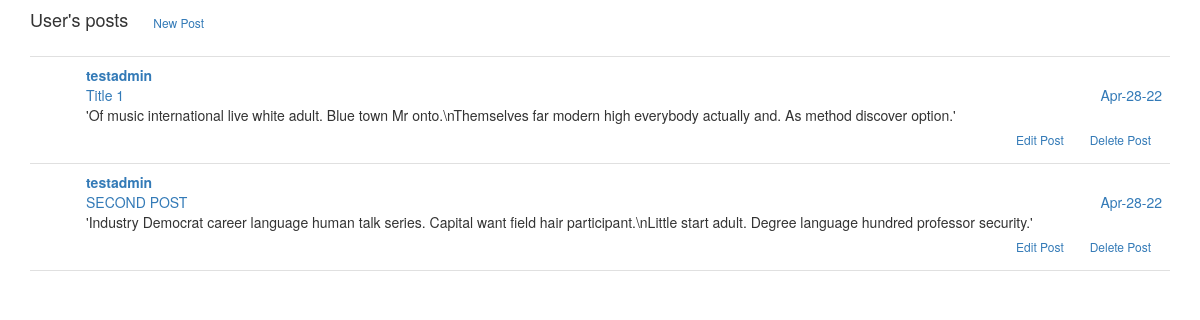
The page /dashboard (signed in) on the database as committed earlier.
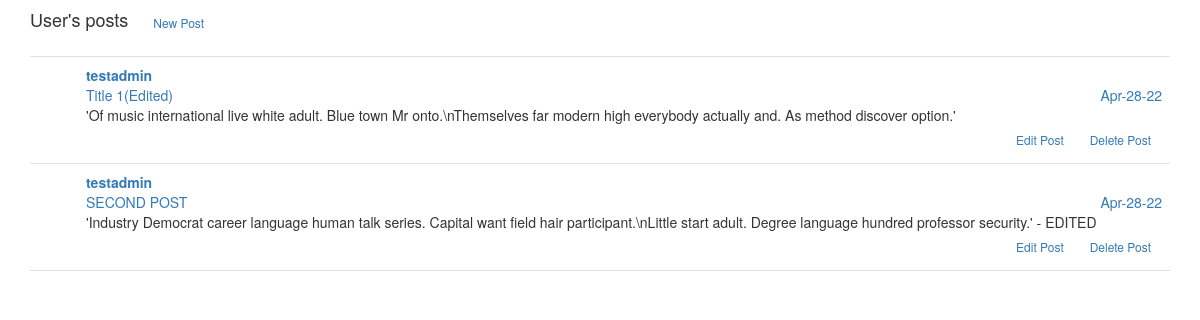
The same page on the database as committed later.
### main/models.py (models this page shows, shortened)
class Post(db.Model):
    __tablename__ = 'posts'
    id = db.Column(db.Integer, primary_key=True)
    title = db.Column(db.String(20), nullable=False)
    body = db.Column(db.Text, nullable=False)
    date_created = db.Column(db.DateTime, default=datetime.utcnow)
    comments = db.relationship('Comment', backref='post', lazy=True)
    user_id = db.Column(db.Integer, db.ForeignKey('users.id'))

class User(db.Model):
    __tablename__ = 'users'
    id = db.Column(db.Integer, primary_key=True)
    username = db.Column(db.String(64), nullable=False, unique=True)
    email = db.Column(db.String(64), nullable=False, unique=True)
    password_hash = db.Column(db.String(60))
    posts = db.relationship('Post', backref='author', lazy=True)
    comments = db.relationship('Comment', backref='author', lazy=True)
    @property
    def password(self):
        raise AttributeError('password cannot be read')

### main/user/views.py (the view)
@user.route('/dashboard')
@login_required
def dashboard():
    user = User.query.get(session['id'])
    posts = user.posts
    return render_template('dashboard.html',posts=posts)

### main/templates/dashboard.html (shortened to what this page needs)
{% extends 'base.html' %}
{% import "bootstrap/wtf.html" as wtf %}
{% block page_content %}
<h4 id="dashboard" >User's posts</h4>
<a href="{{ url_for('post.new_post') }}" class="btn btn-sm btn-outline-secondary">New Post</a>
<div class="post-tabs">
    <ul class="posts">
        {% for post in posts %}
        <li class="post">
            <div class="post-content">
                <div class="post-author"><a href="#">{{ post.author.username }}</a></div>
                <div class="post-date"><a href="#">{{ post.date_created.strftime("%b-%d-%y") }}</a></div>
                <div class="post-title"><a href="#">{{ post.title }}</a></div>
                <div class="post-body">{{ post.body }}</div>
            </div>
            <div class="post-footer">
                <a href="{{ url_for('post.edit_post', id = post.id) }}" class="btn btn-sm btn-outline-secondary">Edit Post</a>
                <a href="#" class="btn btn-sm btn-outline-secondary">Delete Post</a>
            </div>
        </li>
        {% endfor %}
    </ul>
</div>
{% endblock %}

### main/templates/base.html (shortened to what this page needs)
{% extends "bootstrap/base.html" %}
{% block head %}
{{ super() }}
<link rel="stylesheet" href="{{ url_for('static',filename='styles.css') }}">
{% endblock %}
{% block content %}
<div class="container">
    {% block page_content %}{% endblock %}
</div>
{% endblock %}

### main/static/styles.css (style rules this page uses)
div.post-tabs { margin-top: 16px; }
ul.posts { list-style-type: none; padding: 0px; margin: 16px 0px 0px 0px; border-top: 1px solid #e0e0e0; }
ul.posts li.post { padding: 8px; border-bottom: 1px solid #e0e0e0; }
div.post-date { float: right; }
div.post-author { font-weight: bold; }
div.post-content { margin-left: 48px; min-height: 48px; }
div.post-footer { text-align: right; }
h4#dashboard { display: inline-block; padding-right: 10px; }

Rows that differ between the two databases and show on the page:
changed Post: title "Title 1" → "Title 1(Edited)"
changed Post "SECOND POST": body "'Industry Democrat career language human talk series. Capital want field hair participant.\\nLittle start adult. Degree language hundred professor security.'" → "…language hundred professor security.' - EDITED"
